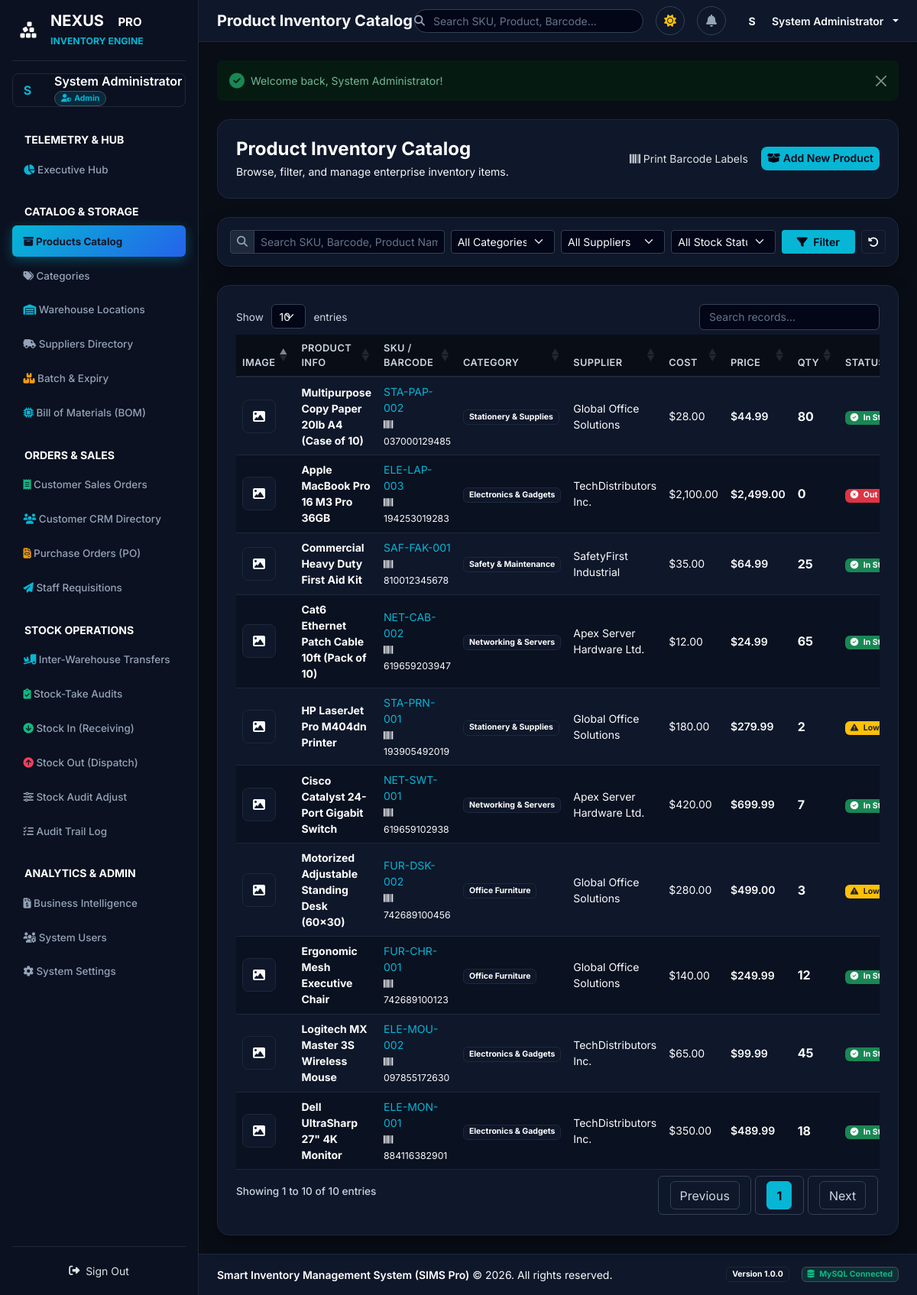
Screenshot of /products (signed in) with the database file from the repository.
### tables this page shows
CREATE TABLE IF NOT EXISTS `products` (
    `product_id` INT AUTO_INCREMENT PRIMARY KEY,
    `product_name` VARCHAR(150) NOT NULL,
    `sku` VARCHAR(50) NOT NULL UNIQUE,
    `barcode` VARCHAR(50) NULL UNIQUE,
    `description` TEXT NULL,
    `category_id` INT NOT NULL,
    `supplier_id` INT NOT NULL,
    `unit_price` DECIMAL(10,2) NOT NULL DEFAULT 0.00,
    `selling_price` DECIMAL(10,2) NOT NULL DEFAULT 0.00,
    `quantity` INT NOT NULL DEFAULT 0,
    `min_stock_level` INT NOT NULL DEFAULT 5,
    `image` VARCHAR(255) NULL,
    `created_at` DATETIME DEFAULT CURRENT_TIMESTAMP,
    FOREIGN KEY (`category_id`) REFERENCES `categories`(`category_id`) ON DELETE CASCADE ON UPDATE CASCADE,
    FOREIGN KEY (`supplier_id`) REFERENCES `suppliers`(`supplier_id`) ON DELETE CASCADE ON UPDATE CASCADE
);

CREATE TABLE IF NOT EXISTS `categories` (
    `category_id` INT AUTO_INCREMENT PRIMARY KEY,
    `category_name` VARCHAR(100) NOT NULL UNIQUE,
    `description` TEXT NULL,
    `created_at` DATETIME DEFAULT CURRENT_TIMESTAMP
);

CREATE TABLE IF NOT EXISTS `suppliers` (
    `supplier_id` INT AUTO_INCREMENT PRIMARY KEY,
    `supplier_name` VARCHAR(100) NOT NULL,
    `contact_person` VARCHAR(100) NULL,
    `phone` VARCHAR(30) NULL,
    `email` VARCHAR(100) NULL,
    `address` TEXT NULL,
    `created_at` DATETIME DEFAULT CURRENT_TIMESTAMP
);

### app/Views/products/index.php (the view, shortened to what the rows shown need)
<div class="container-fluid px-0">
    <div class="card border-0 rounded-4 bg-slate-900 p-4">
        <div class="table-responsive">
            <table class="table align-middle mb-0" id="productsDataTable">
                <thead>
                    <tr class="text-slate-400">
                        <th style="width: 60px;">Image</th>
                        <th>Product Info</th>
                        <th>SKU / Barcode</th>
                        <th>Category</th>
                        <th>Supplier</th>
                        <th>Cost</th>
                        <th>Price</th>
                        <th>Qty</th>
                        <th>Status</th>
                    </tr>
                </thead>
                <tbody>
                    <?php foreach ($products as $p): ?>
                        <tr>
                            <td>
                                <?php if ($p->image && file_exists(UPLOAD_PATH . '/' . $p->image)): ?>
                                    <img src="/uploads/products/<?= htmlspecialchars($p->image) ?>" alt="Product" class="rounded-3 border border-slate-800 object-fit-cover" style="width: 44px; height: 44px;">
                                <?php else: ?>
                                    <div class="rounded-3 bg-slate-950 border border-slate-800 text-slate-400 d-flex align-items-center justify-content-center" style="width: 44px; height: 44px;">
                                        <i class="fas fa-image fs-6"></i>
                                    </div>
                                <?php endif; ?>
                            </td>
                            <td>
                                <a href="/products/show?id=<?= $p->product_id ?>" class="fw-bold text-white text-decoration-none view-product-detail" data-id="<?= $p->product_id ?>">
                                    <?= htmlspecialchars($p->product_name) ?>
                                </a>
                            </td>
                            <td>
                                <div class="fw-mono text-cyan fs-7"><?= htmlspecialchars($p->sku) ?></div>
                                <small class="text-slate-400 fs-8"><i class="fas fa-barcode me-1"></i><?= htmlspecialchars($p->barcode ?? 'N/A') ?></small>
                            </td>
                            <td><span class="badge bg-slate-800 text-slate-200 border border-slate-700"><?= htmlspecialchars($p->category_name ?? 'Unassigned') ?></span></td>
                            <td class="fs-7 text-slate-300"><?= htmlspecialchars($p->supplier_name ?? 'N/A') ?></td>
                            <td class="text-slate-400 fs-7">$<?= number_format($p->unit_price, 2) ?></td>
                            <td class="fw-semibold text-white">$<?= number_format($p->selling_price, 2) ?></td>
                            <td class="fw-bold fs-6"><?= number_format($p->quantity) ?></td>
                            <td><?= $p->getStockStatusHtml() ?></td>
                        </tr>
                    <?php endforeach; ?>
                </tbody>
            </table>
        </div>
    </div>
</div>

### app/Models/Product.php (shortened to what the rows shown need)
<?php
class Product {
    public int $quantity = 0;
    public int $min_stock_level = 5;
    public function __construct(array $data = []) {
        if (!empty($data)) {
            $this->product_id = isset($data['product_id']) ? (int)$data['product_id'] : null;
            $this->product_name = $data['product_name'] ?? '';
            $this->sku = $data['sku'] ?? '';
            $this->barcode = $data['barcode'] ?? null;
            $this->unit_price = isset($data['unit_price']) ? (float)$data['unit_price'] : 0.00;
            $this->selling_price = isset($data['selling_price']) ? (float)$data['selling_price'] : 0.00;
            $this->quantity = isset($data['quantity']) ? (int)$data['quantity'] : 0;
            $this->min_stock_level = isset($data['min_stock_level']) ? (int)$data['min_stock_level'] : 5;
            $this->image = $data['image'] ?? null;
            $this->category_name = $data['category_name'] ?? null;
            $this->supplier_name = $data['supplier_name'] ?? null;
        }
    }
    public function isLowStock(): bool {
        return $this->quantity > 0 && $this->quantity <= $this->min_stock_level;
    }
    public function isOutOfStock(): bool {
        return $this->quantity <= 0;
    }
    public function getStockStatusHtml(): string {
        if ($this->isOutOfStock()) {
            return '<span class="badge bg-danger"><i class="fas fa-times-circle me-1"></i> Out of Stock</span>';
        }
        if ($this->isLowStock()) {
            return '<span class="badge bg-warning text-dark"><i class="fas fa-exclamation-triangle me-1"></i> Low Stock</span>';
        }
        return '<span class="badge bg-success"><i class="fas fa-check-circle me-1"></i> In Stock</span>';
    }
}

### rows the page displays
products: product_name "Multipurpose Copy Paper 20lb A4 (Case of 10)", sku "STA-PAP-002", barcode "037000129485", category.category_name "Stationery & Supplies", supplier.supplier_name "Global Office Solutions", unit_price "28.00", selling_price "44.99", quantity "80"
products: product_name "Apple MacBook Pro 16 M3 Pro 36GB", sku "ELE-LAP-003", barcode "194253019283", category.category_name "Electronics & Gadgets", supplier.supplier_name "TechDistributors Inc.", unit_price "2,100.00", selling_price "2,499.00", quantity "0", shows "Out…"
products: product_name "Commercial Heavy Duty First Aid Kit", sku "SAF-FAK-001", barcode "810012345678", category.category_name "Safety & Maintenance", supplier.supplier_name "SafetyFirst Industrial", unit_price "35.00", selling_price "64.99", quantity "25"
products: product_name "Cat6 Ethernet Patch Cable 10ft (Pack of 10)", sku "NET-CAB-002", barcode "619659203947", category.category_name "Networking & Servers", supplier.supplier_name "Apex Server Hardware Ltd.", unit_price "12.00", selling_price "24.99", quantity "65"
products: product_name "HP LaserJet Pro M404dn Printer", sku "STA-PRN-001", barcode "193905492019", category.category_name "Stationery & Supplies", supplier.supplier_name "Global Office Solutions", unit_price "180.00", selling_price "279.99", quantity "2", min_stock_level "Low…"
products: product_name "Cisco Catalyst 24-Port Gigabit Switch", sku "NET-SWT-001", barcode "619659102938", category.category_name "Networking & Servers", supplier.supplier_name "Apex Server Hardware Ltd.", unit_price "420.00", selling_price "699.99", quantity "7"
products: product_name "Motorized Adjustable Standing Desk (60x30)", sku "FUR-DSK-002", barcode "742689100456", category.category_name "Office Furniture", supplier.supplier_name "Global Office Solutions", unit_price "280.00", selling_price "499.00", quantity "3", min_stock_level "Low…"
products: product_name "Ergonomic Mesh Executive Chair", sku "FUR-CHR-001", barcode "742689100123", category.category_name "Office Furniture", supplier.supplier_name "Global Office Solutions", unit_price "140.00", selling_price "249.99", quantity "12"
products: product_name "Logitech MX Master 3S Wireless Mouse", sku "ELE-MOU-002", barcode "097855172630", category.category_name "Electronics & Gadgets", supplier.supplier_name "TechDistributors Inc.", unit_price "65.00", selling_price "99.99", quantity "45"
products: product_name "Dell UltraSharp 27\" 4K Monitor", sku "ELE-MON-001", barcode "884116382901", category.category_name "Electronics & Gadgets", supplier.supplier_name "TechDistributors Inc.", unit_price "350.00", selling_price "489.99", quantity "18"

### other values shown
substr($userName, 0, 1) "S"
$userName "System Administrator"
$userRole "Admin"
$pageTitle "Product Inventory Catalog"
substr($_SESSION['user']['name'] ?? 'U', 0, 1) "S"
$_SESSION['user']['name'] "System Administrator"
$flash['value'] "Welcome back, System Administrator!"
